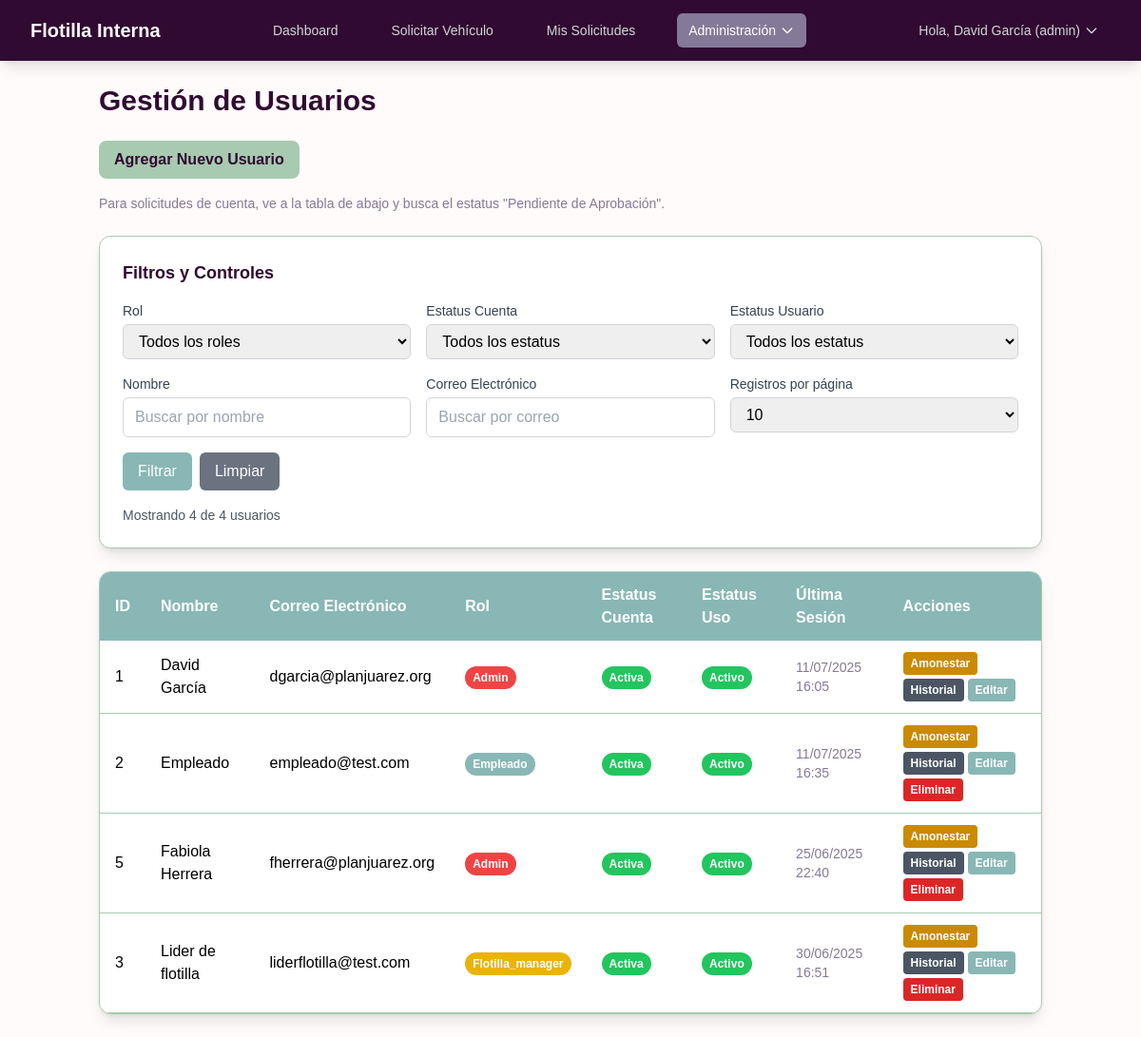
The page /gestion_usuarios.php (signed in) on the database its author committed.
### tables this page shows
CREATE TABLE `usuarios` (
  `id` int NOT NULL,
  `nombre` varchar(255) NOT NULL,
  `correo_electronico` varchar(255) NOT NULL,
  `password` varchar(255) DEFAULT NULL,
  `rol` enum('admin','empleado','flotilla_manager') NOT NULL DEFAULT 'empleado',
  `estatus_cuenta` enum('pendiente_aprobacion','activa','rechazada','inactiva') NOT NULL DEFAULT 'pendiente_aprobacion',
  `estatus_usuario` enum('activo','amonestado','suspendido') NOT NULL DEFAULT 'activo',
  `google_id` varchar(255) DEFAULT NULL,
  `fecha_creacion` datetime DEFAULT CURRENT_TIMESTAMP,
  `ultima_sesion` datetime DEFAULT NULL
);

### public/gestion_usuarios.php (the view, shortened to what this page needs)
<?php
$db = connectDB();
$user_id_sesion = $_SESSION['user_id'];
$usuarios = [];
$filtros = [
    'rol' => $_GET['filtro_rol'] ?? '',
    'estatus_cuenta' => $_GET['filtro_estatus_cuenta'] ?? '',
    'estatus_usuario' => $_GET['filtro_estatus_usuario'] ?? '',
    'nombre' => $_GET['filtro_nombre'] ?? '',
    'correo' => $_GET['filtro_correo'] ?? ''
];
$registros_por_pagina = $_GET['registros_por_pagina'] ?? 10;
$pagina_actual = $_GET['pagina'] ?? 1;
if ($db) {
    try {
        $sql_base = "SELECT id, nombre, correo_electronico, rol, estatus_cuenta, estatus_usuario, fecha_creacion, ultima_sesion FROM usuarios";
        $params = [];
        $sql_base .= " ORDER BY nombre ASC";
        $sql_count = "SELECT COUNT(*) FROM usuarios";
        $stmt_count = $db->prepare($sql_count);
        $stmt_count->execute();
        $total_registros = $stmt_count->fetchColumn();
        if ($registros_por_pagina !== 'todos') {
            $offset = ($pagina_actual - 1) * $registros_por_pagina;
            $sql_base .= " LIMIT :limit OFFSET :offset";
            $params[':limit'] = (int)$registros_por_pagina;
            $params[':offset'] = $offset;
        }
        $stmt = $db->prepare($sql_base);
        foreach ($params as $key => $value) {
            $stmt->bindValue($key, $value);
        }
        $stmt->execute();
        $usuarios = $stmt->fetchAll(PDO::FETCH_ASSOC);
    } catch (PDOException $e) {
        error_log("Error al cargar usuarios o historial de amonestaciones: " . $e->getMessage());
        $error_message = 'No se pudieron cargar los datos de usuarios o su historial.';
    }
}
?>
<!DOCTYPE html>
<html lang="es">
<head>
    <script src="https://cdn.tailwindcss.com"></script>
    <link rel="stylesheet" href="css/colors.css">
    <link rel="stylesheet" href="css/style.css">
</head>
<body class="bg-parchment min-h-screen">
    <?php
    require_once '../app/includes/navbar.php';
    ?>
    <div class="container mx-auto px-4 py-6">
        <h1 class="text-3xl font-bold text-darkpurple mb-6">Gestión de Usuarios</h1>
        <button type="button" class="bg-cambridge2 text-darkpurple px-4 py-2 rounded-lg font-semibold hover:bg-cambridge1 transition mb-4" data-modal-target="addEditUserModal" data-action="add">
            <i class="bi bi-person-plus"></i> Agregar Nuevo Usuario
        </button>
        <p class="text-sm text-mountbatten mb-6">Para solicitudes de cuenta, ve a la tabla de abajo y busca el estatus "Pendiente de Aprobación".</p>
        <div class="bg-white rounded-xl shadow-lg border border-cambridge2 mb-6">
            <div class="p-6">
                <h3 class="text-lg font-semibold text-darkpurple mb-4">Filtros y Controles</h3>
                <form method="GET" class="grid grid-cols-1 md:grid-cols-2 lg:grid-cols-3 xl:grid-cols-6 gap-4">
                    <div>
                        <label for="filtro_rol" class="block text-sm font-medium text-gray-700 mb-1">Rol</label>
                        <select name="filtro_rol" id="filtro_rol" class="w-full px-3 py-2 border border-gray-300 rounded-md focus:outline-none focus:ring-2 focus:ring-cambridge1 focus:border-cambridge1">
                            <option value="">Todos los roles</option>
                        </select>
                    </div>
                    <div>
                        <label for="filtro_estatus_cuenta" class="block text-sm font-medium text-gray-700 mb-1">Estatus Cuenta</label>
                        <select name="filtro_estatus_cuenta" id="filtro_estatus_cuenta" class="w-full px-3 py-2 border border-gray-300 rounded-md focus:outline-none focus:ring-2 focus:ring-cambridge1 focus:border-cambridge1">
                            <option value="">Todos los estatus</option>
                        </select>
                    </div>
                    <div>
                        <label for="filtro_estatus_usuario" class="block text-sm font-medium text-gray-700 mb-1">Estatus Usuario</label>
                        <select name="filtro_estatus_usuario" id="filtro_estatus_usuario" class="w-full px-3 py-2 border border-gray-300 rounded-md focus:outline-none focus:ring-2 focus:ring-cambridge1 focus:border-cambridge1">
                            <option value="">Todos los estatus</option>
                        </select>
                    </div>
                    <div>
                        <label for="filtro_nombre" class="block text-sm font-medium text-gray-700 mb-1">Nombre</label>
                        <input type="text" name="filtro_nombre" id="filtro_nombre" value="<?php echo htmlspecialchars($filtros['nombre']); ?>" placeholder="Buscar por nombre" class="w-full px-3 py-2 border border-gray-300 rounded-md focus:outline-none focus:ring-2 focus:ring-cambridge1 focus:border-cambridge1">
                    </div>
                    <div>
                        <label for="filtro_correo" class="block text-sm font-medium text-gray-700 mb-1">Correo Electrónico</label>
                        <input type="text" name="filtro_correo" id="filtro_correo" value="<?php echo htmlspecialchars($filtros['correo']); ?>" placeholder="Buscar por correo" class="w-full px-3 py-2 border border-gray-300 rounded-md focus:outline-none focus:ring-2 focus:ring-cambridge1 focus:border-cambridge1">
                    </div>
                    <div>
                        <label for="registros_por_pagina" class="block text-sm font-medium text-gray-700 mb-1">Registros por página</label>
                        <select name="registros_por_pagina" id="registros_por_pagina" class="w-full px-3 py-2 border border-gray-300 rounded-md focus:outline-none focus:ring-2 focus:ring-cambridge1 focus:border-cambridge1">
                            <option value="10" <?php echo $registros_por_pagina == 10 ? 'selected' : ''; ?>>10</option>
                        </select>
                    </div>
                    <div class="flex gap-2 items-end">
                        <button type="submit" class="bg-cambridge1 text-white px-4 py-2 rounded-md hover:bg-cambridge2 transition-colors">
                            <i class="bi bi-search"></i> Filtrar
                        </button>
                        <a href="gestion_usuarios.php" class="bg-gray-500 text-white px-4 py-2 rounded-md hover:bg-gray-600 transition-colors">
                            <i class="bi bi-arrow-clockwise"></i> Limpiar
                        </a>
                    </div>
                </form>
                <div class="mt-4 text-sm text-gray-600">
                    Mostrando <?php echo count($usuarios); ?> de <?php echo $total_registros; ?> usuarios
                </div>
            </div>
        </div>
        <?php if (empty($usuarios)): ?>
            <div class="bg-blue-100 border border-blue-400 text-blue-700 px-4 py-3 rounded" role="alert">
                No hay usuarios registrados en el sistema.
            </div>
        <?php else: ?>
            <div class="bg-white rounded-xl shadow-lg overflow-hidden border border-cambridge2">
                <div class="overflow-x-auto">
                    <table class="w-full">
                        <thead>
                            <tr class="bg-cambridge1 text-white">
                                <th class="px-4 py-3 text-left">ID</th>
                                <th class="px-4 py-3 text-left">Nombre</th>
                                <th class="px-4 py-3 text-left">Correo Electrónico</th>
                                <th class="px-4 py-3 text-left">Rol</th>
                                <th class="px-4 py-3 text-left">Estatus Cuenta</th>
                                <th class="px-4 py-3 text-left">Estatus Uso</th>
                                <th class="px-4 py-3 text-left">Última Sesión</th>
                                <th class="px-4 py-3 text-left">Acciones</th>
                            </tr>
                        </thead>
                        <tbody>
                            <?php foreach ($usuarios as $usuario): ?>
                                <tr class="border-b border-cambridge2 hover:bg-parchment">
                                    <td class="px-4 py-3"><?php echo htmlspecialchars($usuario['id']); ?></td>
                                    <td class="px-4 py-3"><?php echo htmlspecialchars($usuario['nombre']); ?></td>
                                    <td class="px-4 py-3"><?php echo htmlspecialchars($usuario['correo_electronico']); ?></td>
                                    <td class="px-4 py-3">
                                        <?php
                                        $rol_class = '';
                                        switch ($usuario['rol']) {
                                            case 'admin':
                                                $rol_class = 'bg-red-500 text-white';
                                                break;
                                            case 'flotilla_manager':
                                                $rol_class = 'bg-yellow-500 text-white';
                                                break;
                                            case 'empleado':
                                                $rol_class = 'bg-cambridge1 text-white';
                                                break;
                                        }
                                        ?>
                                        <span class="inline-block px-2 py-1 text-xs font-semibold rounded-full <?php echo $rol_class; ?>"><?php echo htmlspecialchars(ucfirst($usuario['rol'])); ?></span>
                                    </td>
                                    <td class="px-4 py-3">
                                        <?php
                                        $estatus_cuenta_class = '';
                                        switch ($usuario['estatus_cuenta']) {
                                            case 'activa':
                                                $estatus_cuenta_class = 'bg-green-500 text-white';
                                                break;
                                        }
                                        ?>
                                        <span class="inline-block px-2 py-1 text-xs font-semibold rounded-full <?php echo $estatus_cuenta_class; ?>"><?php echo htmlspecialchars(ucfirst(str_replace('_', ' ', $usuario['estatus_cuenta']))); ?></span>
                                    </td>
                                    <td class="px-4 py-3">
                                        <?php
                                        $estatus_usuario_class = '';
                                        switch ($usuario['estatus_usuario']) {
                                            case 'activo':
                                                $estatus_usuario_class = 'bg-green-500 text-white';
                                                break;
                                        }
                                        ?>
                                        <span class="inline-block px-2 py-1 text-xs font-semibold rounded-full <?php echo $estatus_usuario_class; ?>"><?php echo htmlspecialchars(ucfirst($usuario['estatus_usuario'])); ?></span>
                                    </td>
                                    <td class="px-4 py-3 text-sm text-mountbatten"><?php echo $usuario['ultima_sesion'] ? date('d/m/Y H:i', strtotime($usuario['ultima_sesion'])) : 'Nunca'; ?></td>
                                    <td class="px-4 py-3">
                                        <div class="flex flex-wrap gap-1">
                                            <button type="button" class="bg-yellow-600 text-white px-2 py-1 rounded text-xs font-semibold hover:bg-yellow-600 transition" data-modal-target="addAmonestacionModal"
                                                data-user-id="<?php echo $usuario['id']; ?>"
                                                data-user-name="<?php echo htmlspecialchars($usuario['nombre']); ?>">
                                                Amonestar
                                            </button>
                                            <button type="button" class="bg-gray-600 text-white px-2 py-1 rounded text-xs font-semibold hover:bg-gray-600 transition" data-modal-target="viewUserHistoryModal"
                                                data-user-id="<?php echo $usuario['id']; ?>"
                                                data-user-name="<?php echo htmlspecialchars($usuario['nombre']); ?>">
                                                Historial
                                            </button>
                                            <button type="button" class="bg-cambridge1 text-white px-2 py-1 rounded text-xs font-semibold hover:bg-cambridge2 transition" data-modal-target="addEditUserModal" data-action="edit"
                                                data-id="<?php echo $usuario['id']; ?>"
                                                data-nombre="<?php echo htmlspecialchars($usuario['nombre']); ?>"
                                                data-correo="<?php echo htmlspecialchars($usuario['correo_electronico']); ?>"
                                                data-rol="<?php echo htmlspecialchars($usuario['rol']); ?>"
                                                data-estatus-cuenta="<?php echo htmlspecialchars($usuario['estatus_cuenta']); ?>"
                                                data-estatus-usuario="<?php echo htmlspecialchars($usuario['estatus_usuario']); ?>">
                                                Editar
                                            </button>
                                            <?php if ($usuario['id'] !== $user_id_sesion): ?>
                                                <button type="button" class="bg-red-600 text-white px-2 py-1 rounded text-xs font-semibold hover:bg-red-700 transition" data-modal-target="deleteUserModal" data-id="<?php echo $usuario['id']; ?>" data-nombre="<?php echo htmlspecialchars($usuario['nombre']); ?>">
                                                    Eliminar
                                                </button>
                                            <?php endif; ?>
                                        </div>
                                    </td>
                                </tr>
                            <?php endforeach; ?>
                        </tbody>
                    </table>
                </div>
            </div>
        <?php endif; ?>
    </div>
</body>
</html>

### rows shown on the page
usuarios: id "1", nombre "David García", correo_electronico "dgarcia@planjuarez.org", rol "Admin", estatus_cuenta "Activa", estatus_usuario "Activo", ultima_sesion "11/07/2025 16:05"
usuarios: id "2", nombre "Empleado", correo_electronico "empleado@test.com", rol "Empleado", estatus_cuenta "Activa", estatus_usuario "Activo", ultima_sesion "11/07/2025 16:35"
usuarios: id "5", nombre "Fabiola Herrera", correo_electronico "fherrera@planjuarez.org", rol "Admin", estatus_cuenta "Activa", estatus_usuario "Activo", ultima_sesion "25/06/2025 22:40"
usuarios: id "3", nombre "Lider de flotilla", correo_electronico "liderflotilla@test.com", rol "Flotilla_manager", estatus_cuenta "Activa", estatus_usuario "Activo", ultima_sesion "30/06/2025 16:51"

### other values the page prints
$nombre_usuario_sesion "David García"
$rol_usuario_sesion "admin"
count($usuarios) "4"
$total_registros "4"
